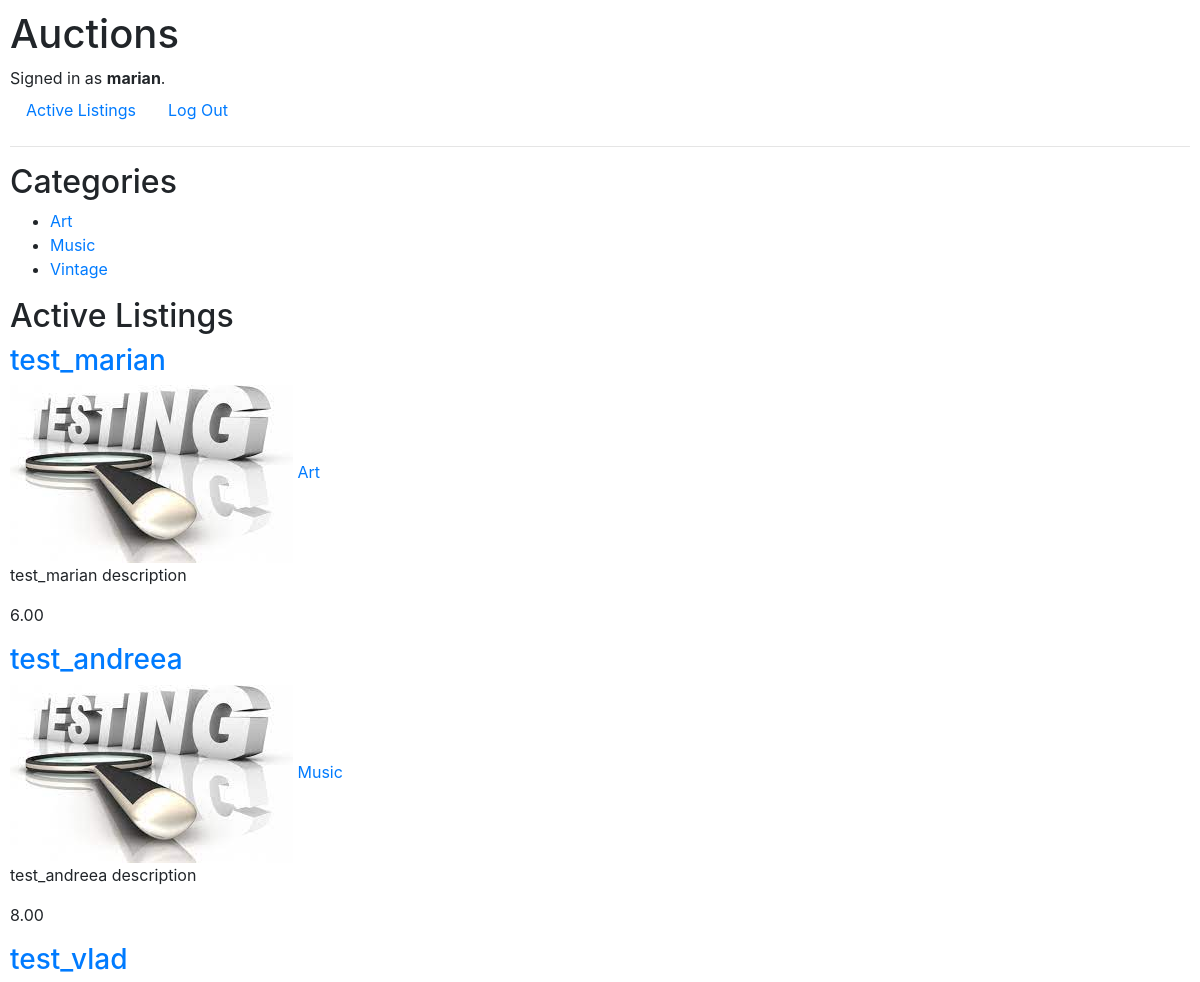
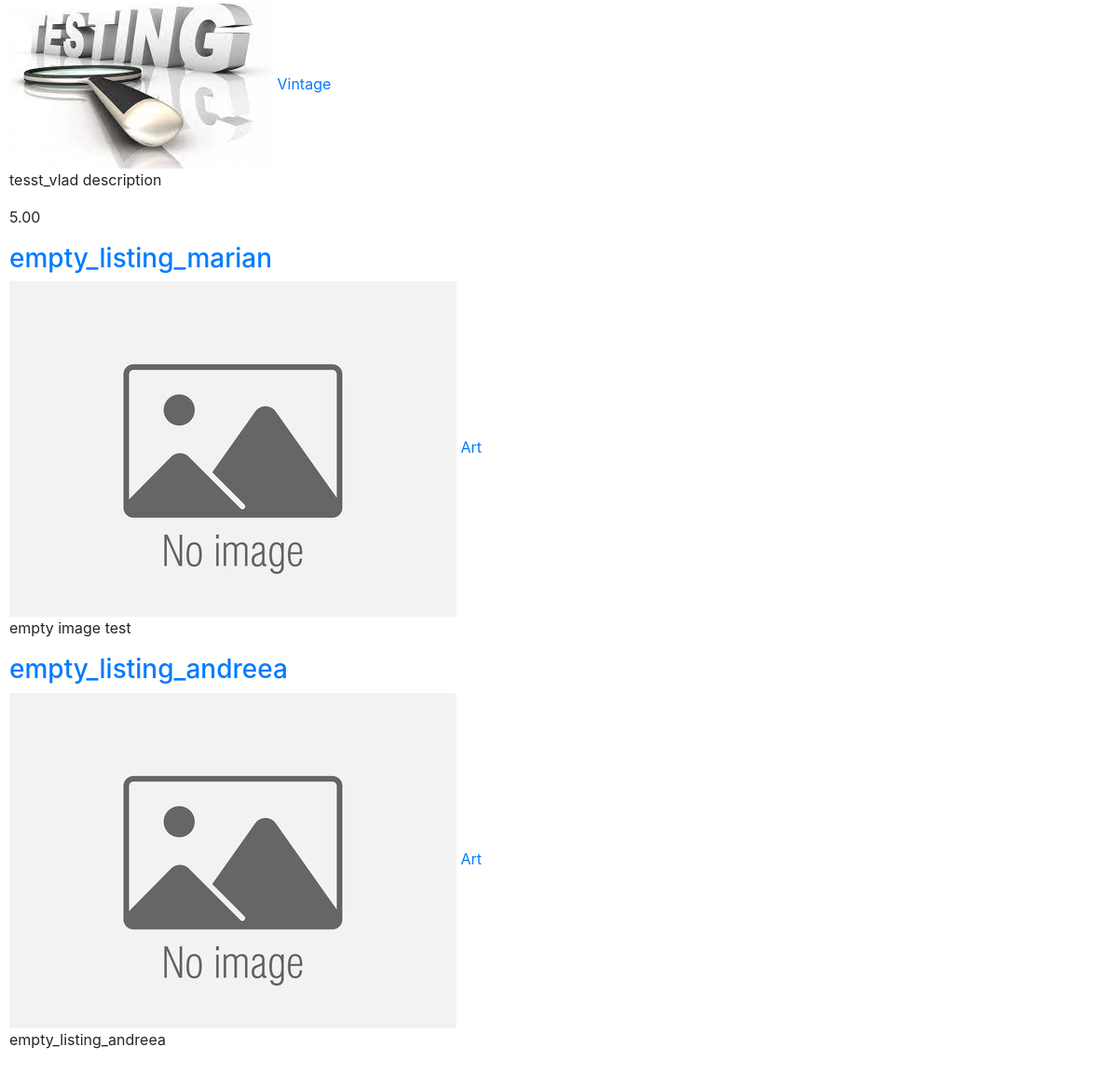
The page / (signed in) on the database its author committed (2 pictures, top to bottom).
### auctions/models.py (models this page shows, shortened)
class User(AbstractUser):
    pass

class Category(models.Model):
    name = models.CharField(max_length=50)
    def __str__(self):
        return self.name
    class Meta:
        ordering = ['name']

class Listing(models.Model):
    user = models.ForeignKey(User, on_delete=models.CASCADE, null=False, blank=True)
    title = models.CharField(max_length=64)
    description = models.CharField(max_length=200)
    image = models.FileField(upload_to=image_path, blank=True, null=False)
    starting = models.DecimalField(max_digits=3, decimal_places=2,validators=[MinValueValidator(limit_value=1)], default=1)
    category = models.ForeignKey(Category, on_delete=models.CASCADE, null=True, related_name='category')
    active = models.BooleanField(default=True)
    def image_url(self):
        return self.image.url if self.image else None

class Bid(models.Model):
    user = models.ForeignKey(User, on_delete=models.CASCADE,null=False, blank=True, related_name="user_bid")
    listing = models.ForeignKey(Listing, on_delete=models.CASCADE,null=True, blank=True, related_name="listing_bid")
    bid = models.DecimalField(max_digits=3, decimal_places=2)

### auctions/views.py (the view)
# urls.py: path("", views.index, name="index"),
def index(request):
    listings = Listing.objects.all().filter(active=True)
    return render(request, "auctions/index.html", {
        "listings" : listings,
    })

### auctions/templatetags/show_categories.py (called while the page is built)
@register.inclusion_tag("auctions/category_list.html")
def show_categories(categories):
    categories = Category.objects.all()
    return {"categories": categories}

### auctions/templates/auctions/index.html
{% extends "auctions/layout.html" %}
{% load static %}
{% load show_categories %}
{% block body %}
{% show_categories categories %}
<h2>Active Listings</h2>
    {% for listing in listings %}
    <a href="{% url 'listing' listing.id %}"><h3>{{listing.title}}</h3></a>
        {% if listing.image %}
            <img src="{{listing.image_url}}" alt="{{ listing.title}}">
        {% else %}
            <img src="{{ MEDIA_URL }}uploads/default.jpg" alt="No image">
        {% endif %}
    <a href="{% url 'category' listing.category%}">{{listing.category}}</a>
    <p>{{listing.description}}</p>
    <p>{{listing.listing_bid.last.bid}}</p>
    {% empty %}
        <p>No active listings.</p>
    {% endfor %}
{% endblock %}

### auctions/templates/auctions/layout.html (shortened to what this page needs)
{% load static %}
<!DOCTYPE html>
<html lang="en">
    <head>
        <link rel="stylesheet" href="https://stackpath.bootstrapcdn.com/bootstrap/4.4.1/css/bootstrap.min.css">
        <link href="{% static 'auctions/styles.css' %}" rel="stylesheet">
    </head>
    <body>
        <h1>Auctions</h1>
        <div>
            {% if user.is_authenticated %}
                Signed in as <strong>{{ user.username }}</strong>.
            {% else %}
                Not signed in.
            {% endif %}
        </div>
        <ul class="nav">
            <li class="nav-item">
                <a class="nav-link" href="{% url 'index' %}">Active Listings</a>
            </li>
            {% if user.is_authenticated %}
                <li class="nav-item">
                    <a class="nav-link" href="{% url 'logout' %}">Log Out</a>
                </li>
            {% endif %}
        </ul>
        <hr>
        {% block body %}
        {% endblock %}
    </body>
</html>

### auctions/templates/auctions/category_list.html
{% block body %}
<h2>Categories</h2>
<ul>
    {% for category in categories %}
        <li><a href="{% url 'category' category.name %}">{{category.name}}</a></li>
    {% endfor %}
</ul>
{% endblock %}

### auctions/static/auctions/styles.css (style rules this page uses)
body { padding: 10px; }

### rows shown on the page
User: username "marian"
Category: name "Art"
Category: name "Music"
Category: name "Vintage"
Listing: title "test_marian", image_url (picture), category "Art", description "test_marian description", listing_bid.last.bid "6.00"
Listing: title "test_andreea", image_url (picture), category "Music", description "test_andreea description", listing_bid.last.bid "8.00"
Listing: title "test_vlad", image_url (picture), category "Vintage", description "tesst_vlad description", listing_bid.last.bid "5.00"
Listing: title "empty_listing_marian", category "Art", description "empty image test"
Listing: title "empty_listing_andreea", category "Art", description "empty_listing_andreea"
